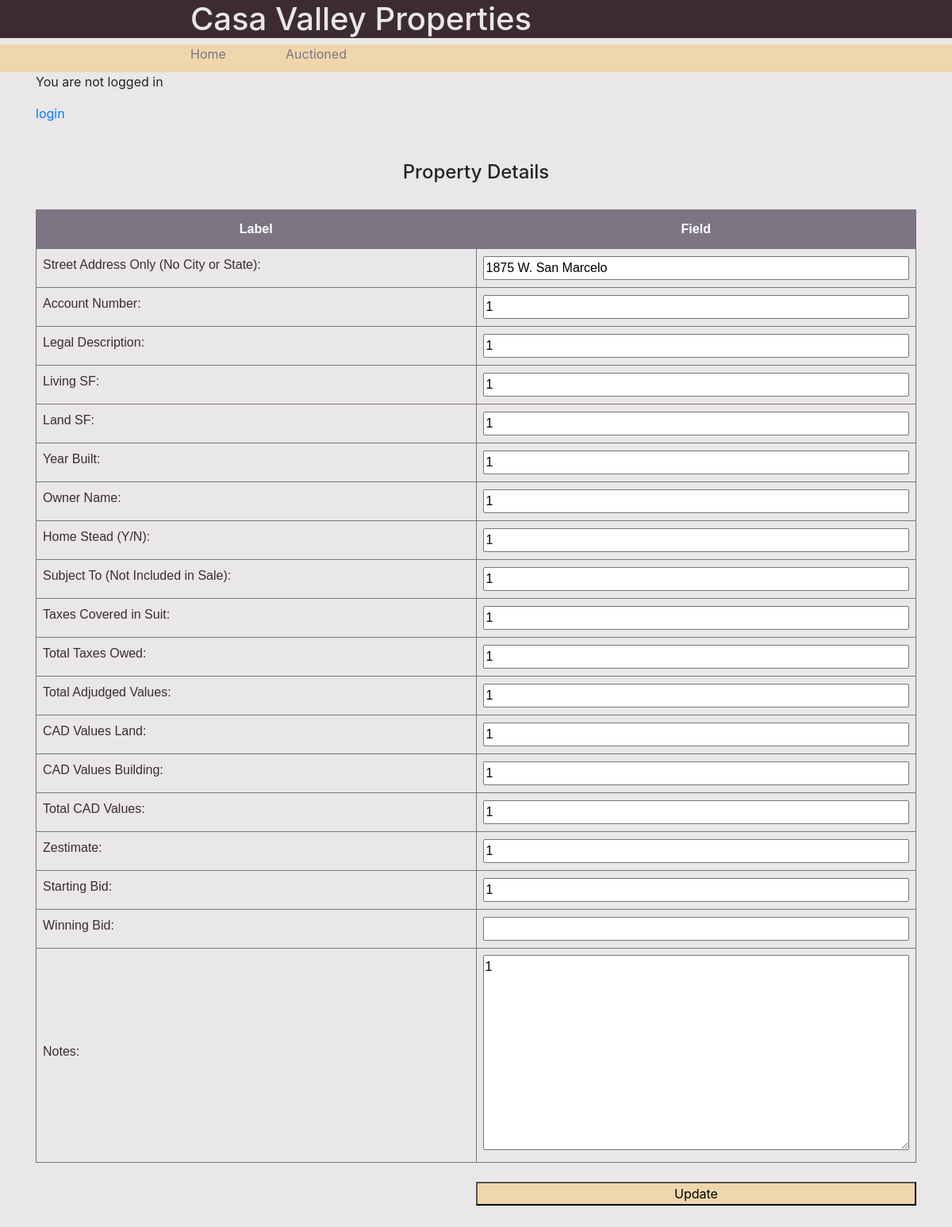
Screenshot of /home/3 with the database file from the repository.
### properties/models.py (models this page shows)
class Property(models.Model):
    zillowID = models.CharField(max_length=50, null=True)
    address = models.CharField(max_length=50, null=True)
    city = models.CharField(max_length=50, null=True)
    state = models.CharField(max_length=50, null=True)
    account = models.CharField(max_length=50, null=True)
    legalDescription = models.CharField(max_length=100, null=True)
    livingSF = models.IntegerField(null=True)
    landSF = models.IntegerField(null=True)
    yearBuilt = models.IntegerField(null=True)
    age = models.IntegerField(null=True)
    ownerName = models.CharField(max_length=100, null=True)
    homeStead = models.CharField(max_length=50, null=True)
    subjectToNotIncludedInSale = models.IntegerField(null=True)
    taxesCoveredInSuit = models.IntegerField(null=True)
    totalTaxesOwed = models.IntegerField(null=True)
    valuesAdjudged = models.IntegerField(null=True)
    valuesLandCAD = models.IntegerField(null=True)
    valuesBldgCAD = models.IntegerField(null=True)
    valuesCAD = models.IntegerField(null=True)
    startingBid = models.IntegerField(null=True)
    notes = models.TextField(null=True)
    finalBid = models.IntegerField(null=True)
    cancelledBid = models.IntegerField(null=True)
    cvEstimate = models.IntegerField(null=True)
    zestimate = models.IntegerField(null=True)

### properties/views.py (the view, shortened to what this page needs)
# urls.py: path('<propertyId>', views.Details, name='details'),
def Details(request, propertyId):
    form = PropertyForm()
    form.fields['finalBid'].widget = HiddenInput()
    properties = Property.objects.filter(finalBid__isnull=True)
    propertyDetail = Property.objects.get(pk=propertyId)
    detailform = PropertyForm(initial=model_to_dict(propertyDetail))
    return render(request, 'propertyDetails.html', {'form': form, 'detailform': detailform,
                                                    'properties': properties})

### templates/propertyDetails.html (shortened to what this page needs)
{% extends 'home.html' %}
{% block details %}
<div>
  <br><br>
  <h4 class="header" id="details">Property Details</h4><br>
  <form method="post">
    <table class="add_property">
      <div class="fieldWrapper">
        <tr>
          <th>Label</th>
          <th>Field</th>
        </tr>
        {% for field in detailform.visible_fields %}
        <tr>
          <td>
            {{ field.label_tag }}
          </td>
          <td class="input_column">
            {{ field }}
          </td>
        </tr>
        {% endfor %}
      </div>
    </table>
    <br>
    <button id='update_button' name='update' type='submit'>Update</button>
  </form>
{% endblock %}

### templates/base.html (style rules this page uses)
.header { width:100%; text-align:center; }
.add_property { font-family: "Trebuchet MS", Arial, Helvetica, sans-serif; border-collapse: collapse; width: 100%; color: #3C2C31; ; }
.add_property td, .add_property th { border: 1px solid #7B7584; padding: 8px; width:12.5%; }
.add_property th { padding-top: 12px; padding-bottom: 12px; text-align: center; background-color: #7B7584; color: white; }
.input_column * { width:100%; }
#update_button { width: 50%; float: right; background-color: #EFD6AC; display: block; }

### rows the page displays
Property: visible_fields "1875 W. San Marcelo" "1" "1" "1" "1" "1" "1" "1" "1" "1" "1" "1" "1" "1" "1" "1" "1" "1"

### other values shown
{{ field.label_tag }} "Street Address Only (No City or State):" "Account Number:" "Legal Description:" "Living SF:" "Land SF:" "Year Built:" "Owner Name:" "Home Stead (Y/N):" "Subject To (Not Included in Sale):" "Taxes Covered in Suit:" "Total Taxes Owed:" "Total Adjudged Values:" "CAD Values Land:" "CAD Values Building:" "Total CAD Values:" "Zestimate:" "Starting Bid:" "Winning Bid:" "Notes:"
